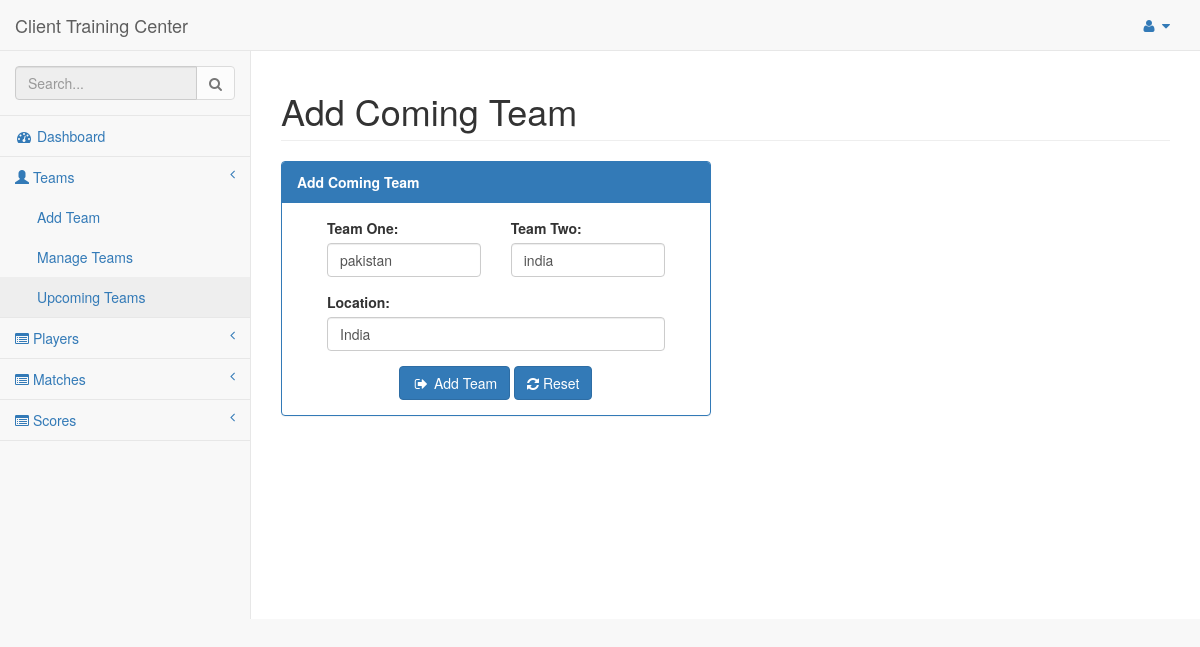
The app's page /cteam.php with its own data.
### tables this page shows
CREATE TABLE `cteam` (
  `id` int(11) NOT NULL,
  `teamAName` varchar(32) NOT NULL,
  `teamBName` varchar(32) NOT NULL,
  `stadium` varchar(32) NOT NULL
);

### classes/database.php (called while the page is built, shortened)
<?php
Class Database{
 public $host   = "localhost";
 public $user   = "root";
 public $pass   = "";
 public $dbname = "admin_db";
 public $link;
private function connectDB(){
 $this->link = new mysqli($this->host, $this->user, $this->pass,
  $this->dbname);
 $this->link->set_charset("UTF8");
 }
public function select($query){
  $result = $this->link->query($query) or
   die($this->link->error.__LINE__);
  if($result->num_rows > 0){
    return $result;
  } else {
    return false;
  }
 }
}

### classes/Team.php (called while the page is built, shortened)
<?php
$filepath=realpath(dirname(__FILE__));
include_once ($filepath.'/database.php');
class Team
{   private $db;
	function __construct()
	{
		$this->db=new Database();
	}
    public function getAllCTeam(){
        $query="select * from cteam";
        $result=$this->db->select($query);
        return $result;
    }
}

### cteam.php (the view, shortened to what this page needs)
<!DOCTYPE html>
<html lang="en">
<head>
    <link href="vendor/bootstrap/css/bootstrap.min.css" rel="stylesheet">
    <link href="vendor/metisMenu/metisMenu.min.css" rel="stylesheet">
    <link href="dist/css/sb-admin-2.css" rel="stylesheet">
    <link href="vendor/morrisjs/morris.css" rel="stylesheet">
    <link href="vendor/font-awesome/css/font-awesome.min.css" rel="stylesheet" type="text/css">
</head>
<body>
<div id="wrapper">
    <?php include_once 'includes/navbar.php'?>
    <?php
    include_once 'classes/Team.php';
    $tm=new Team();
    $teamdate=$tm->getAllCTeam();
    $team=$teamdate->fetch_assoc();
    ?>
    <div id="page-wrapper">
        <div class="row">
            <div class="col-lg-12">
                <h1 class="page-header">Add Coming Team</h1>
            </div>
        </div>
        <div class="row">
            <div class="col-lg-6">
                <div class="panel panel-primary">
                    <div class="panel-heading">
                        <b>Add Coming Team</b>
                    </div>
                    <div class="panel-body">
                        <form role="form" class="col-lg-12" method="post" action="cteam.php">
                            <div class="col-lg-6">
                                <div class="form-group">
                                    <label>Team One:</label>
                                    <input class="form-control"  required type="text" name="team_one"  value="<?php echo $team['teamAName']; ?>" />
                                </div>
                            </div>
                            <div class="col-lg-6">
                                <div class="form-group">
                                    <label>Team Two:</label>
                                    <input class="form-control" required type="text"  name="team_two" value="<?php echo $team['teamBName']; ?>" />
                                </div>
                            </div>
                            <div class="col-lg-12">
                                <div class="form-group">
                                    <label>Location:</label>
                                    <input class="form-control" required type="text"  name="location" value="<?php echo $team['stadium']; ?>" />
                                </div>
                            </div>
                            <div class="col-lg-12 text-center">
                                <button type="submit" name="addteam" class="btn btn-primary"><i class="fa fa-sign-out fa-fw"></i> Add Team</button>
                                <button type="reset" class="btn btn-primary"><i class="fa fa-refresh" aria-hidden="true"></i> Reset</button>
                            </div>
                        </form>
                    </div>
                </div>
            </div>
        </div>
    </div>
</div>
</body>
</html>

### records on screen
cteam: team_one "pakistan", team_two "india", location "India"
